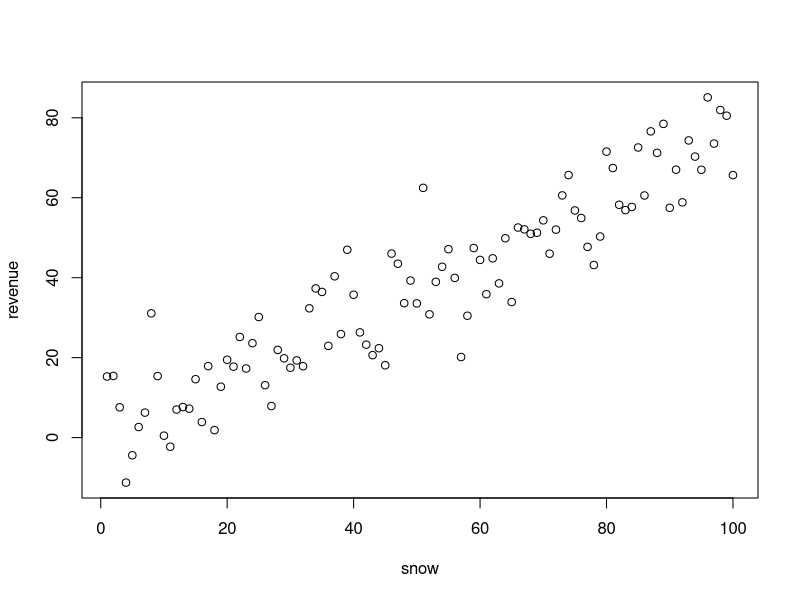
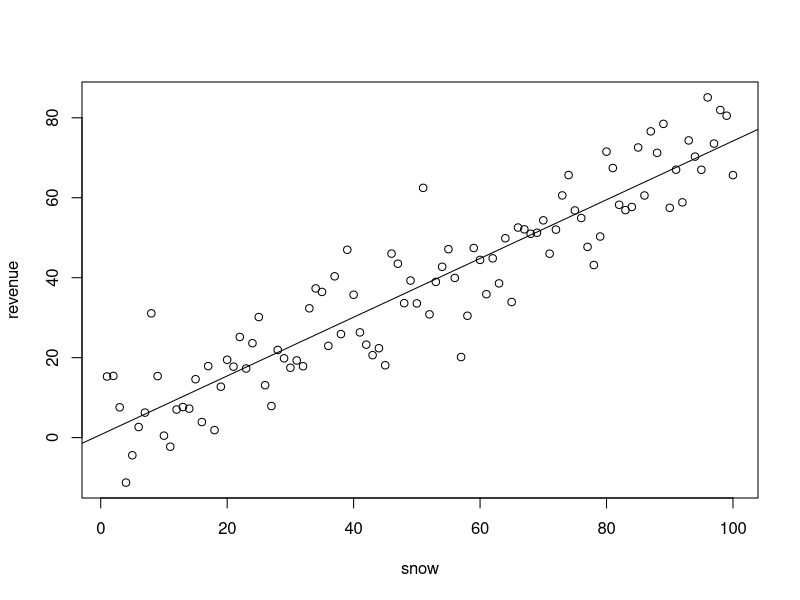
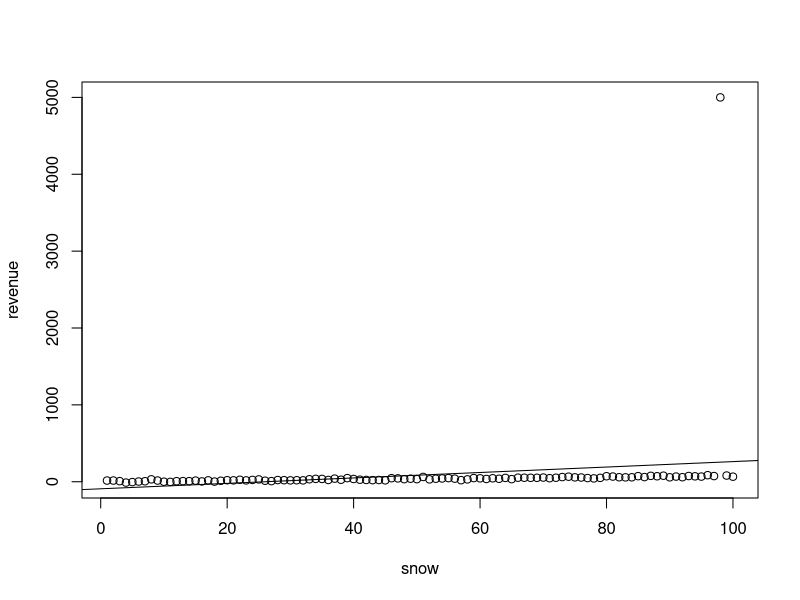
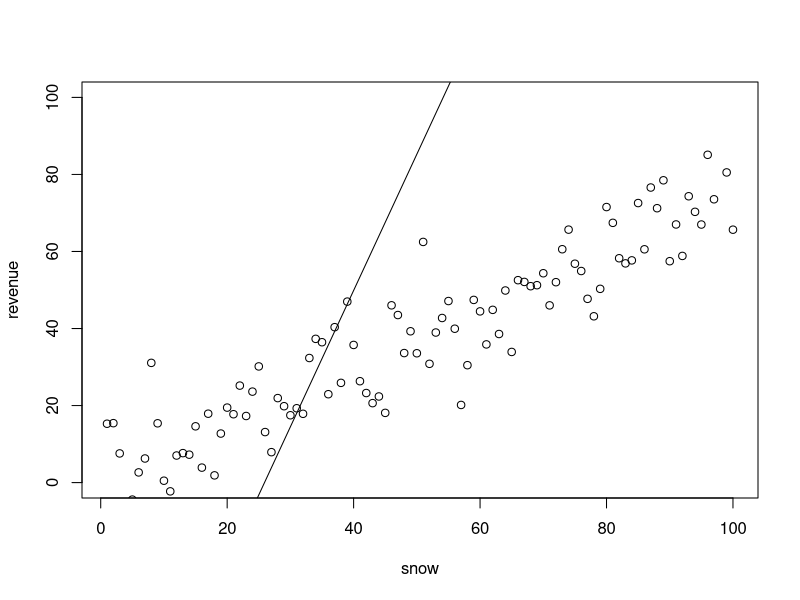
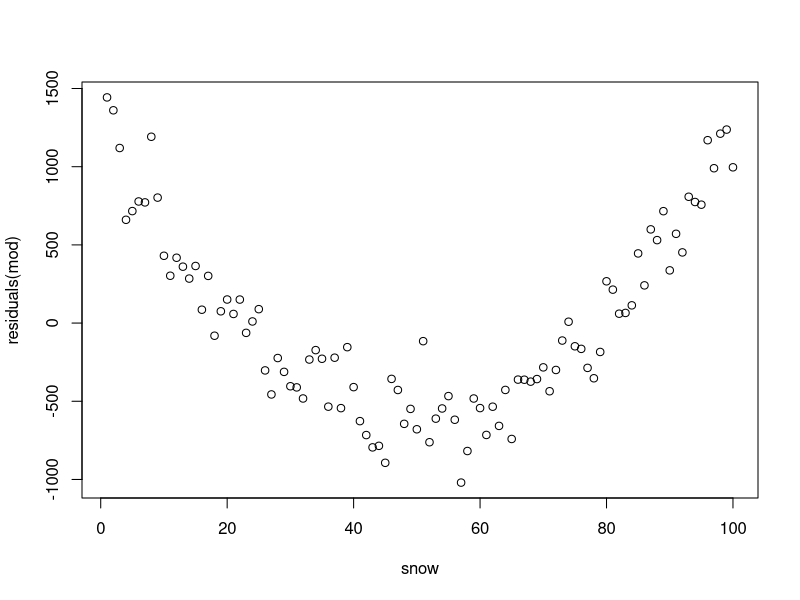
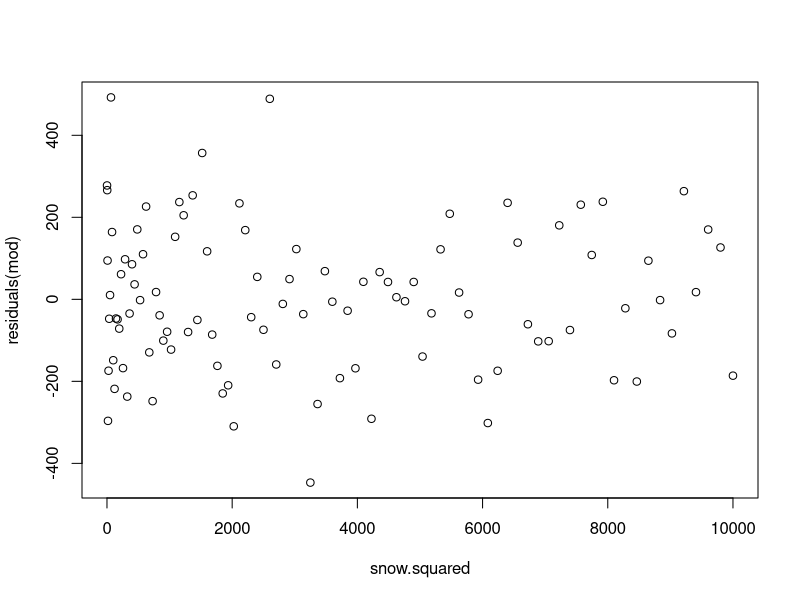

Reproduce these figures in R, in order.
## ---- chunk 1
set.seed(0) # controls random number generation
snow <- 1:100
beta0 <- rnorm(1)   # a random number
beta1 <- exp(rnorm(1))  # anoter random number
revenue <- beta0 + beta1 * snow + 10 * rnorm(100) # add noise
plot(snow, revenue)
## ---- chunk 2
mod <- lm(revenue ~ snow) # runs regression
plot(snow, revenue)
abline(mod)
## ---- chunk 3
summary(mod)
## ---- chunk 4
revenue[98] <- 5000
mod2 <- lm(revenue ~ snow)
plot(snow, revenue)
abline(mod2)
plot(snow, revenue, ylim=c(0, 100))
abline(mod2)
## ---- chunk 5
set.seed(0) # controls random number generation
snow <- 1:100
beta0 <- rnorm(1)   # a random number
beta1 <- exp(rnorm(1))  # anoter random number
revenue <- beta0 + beta1 * (snow ^ 2) + 200 * rnorm(100) # log of snow
mod <- lm(revenue ~ snow)
plot(snow, residuals(mod)) # any patterns?
snow.squared <- snow ^ 2
mod <- lm(revenue ~ snow.squared)
plot(snow.squared, residuals(mod)) # any patterns?

## ---- chunk 6
predict(mod, newdata=data.frame(snow.squared = 13.7^2))
predict(mod, newdata=data.frame(snow.squared = 13.7^2), interval="prediction")
## ---- chunk 7
bball <- read.csv("./bball.csv")
mod <- lm(pts ~ height + weight + fg.pct + ft.pct, data=bball)
summary(mod)
